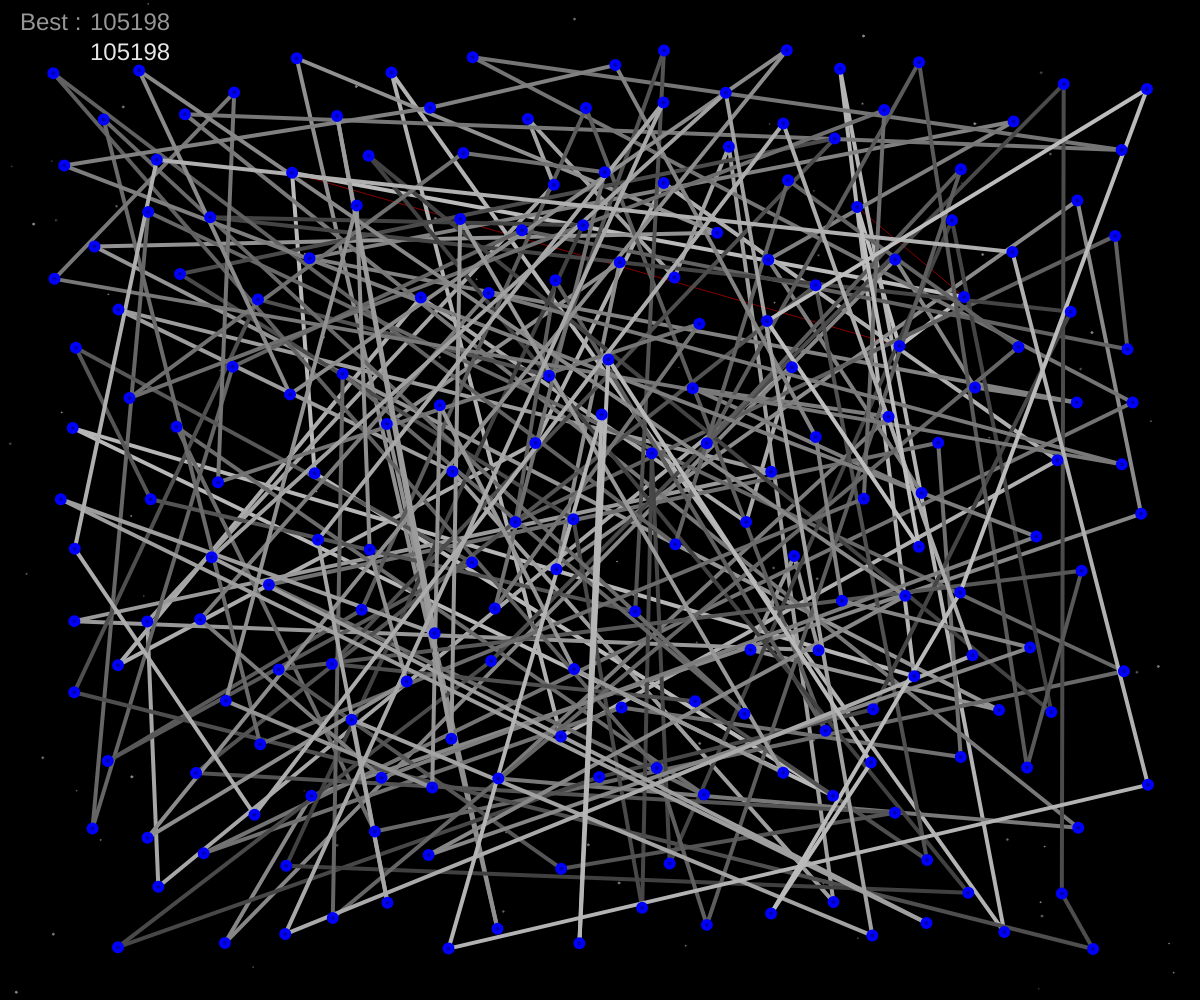
Frame 1 (no input)
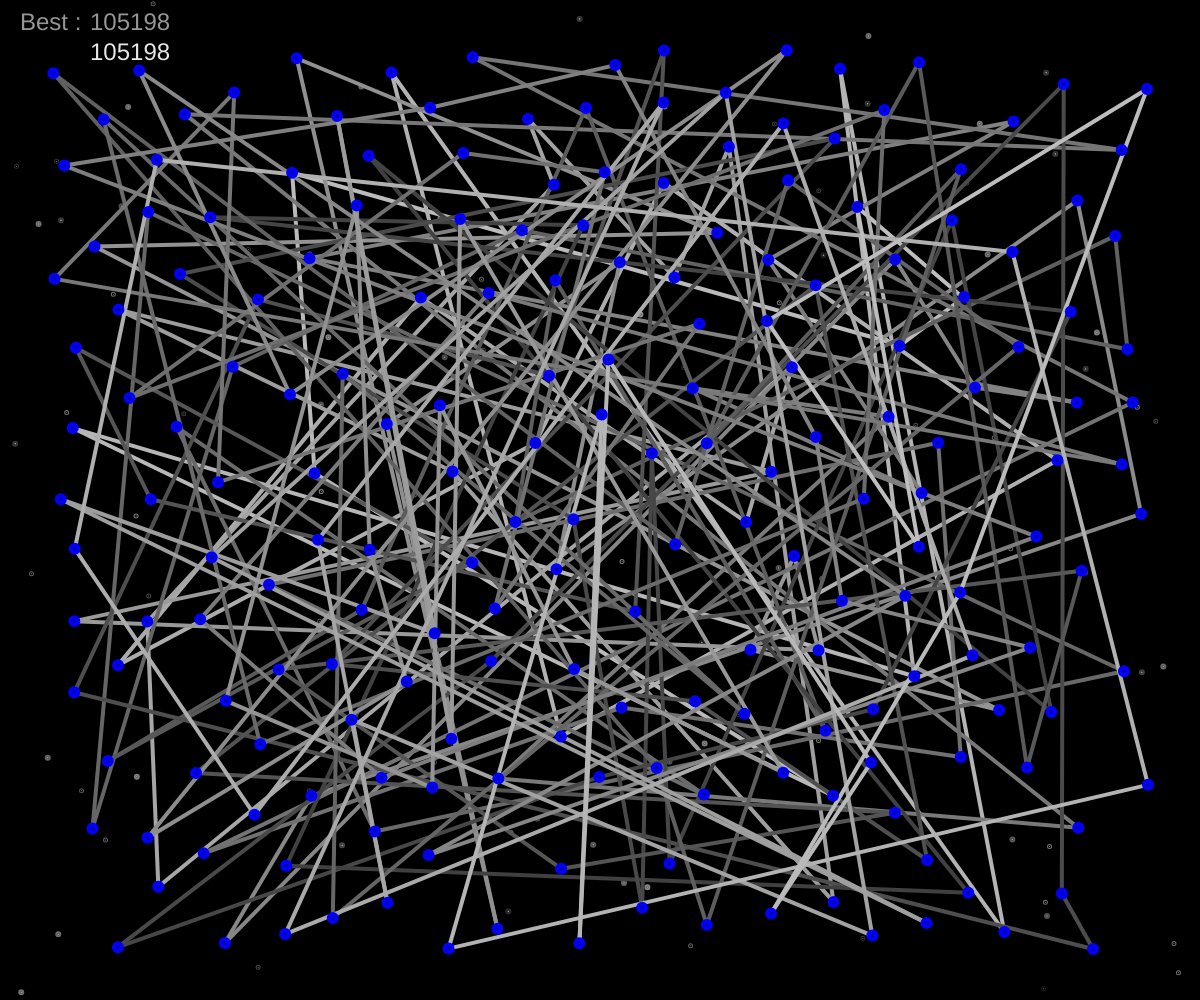
Frame 60 (no input)
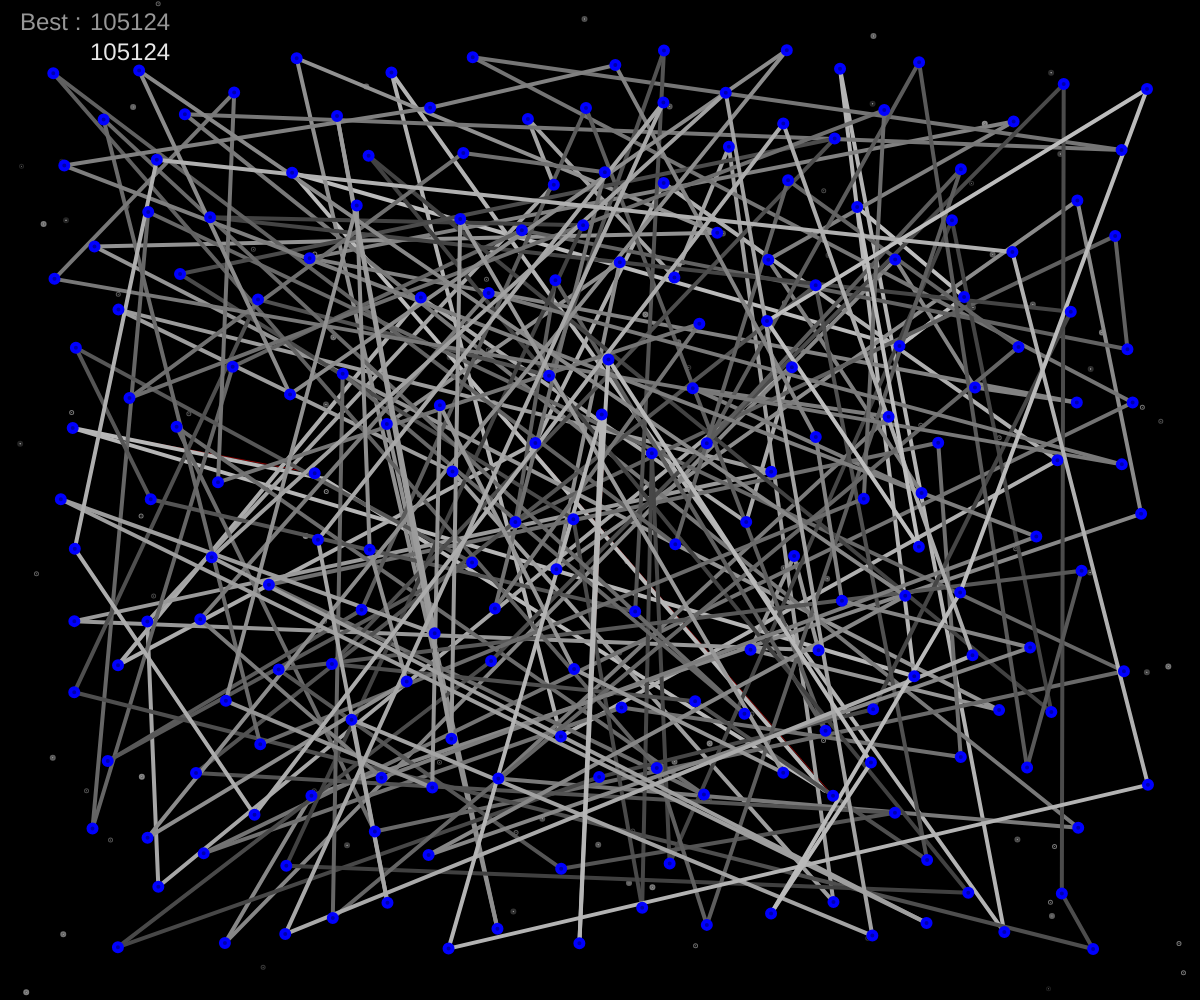
Frame 120 (the mouse pressed at the canvas centre since frame 60)

The p5.js sketch that drew these frames (run headless with seeded random() and noise() and a simulated clock; from frame 60 on, the mouse is pressed at the canvas centre):

// p5.js sketch
// ── sketch.js
var totalCities = 200;
var cityRadius = 10;
var border = 50;


var stars = [];
var cities = [];
var path = [];
var bestPath = [];
var previousPath = [];
var colors = [];
var animation = -1;
var dragValue = -1;
var virtualCity;
var previousVirtualCity;
var deriv = 0;
var deriv2 = 0;

var nodeSelected = -1;
var pathSelected = -1;
var bestDist;

function tooClose(v) {
    let response = false;
    for (let i = 0; i < cities.length; i++) {
        if (dist(v.x, v.y, cities[i].x, cities[i].y) < 5*cityRadius) {
            response = true;
        }
    }

    if ((v.x < border || v.x > width - border) || (v.y < border || v.y > height - border)) {
        response = true;
    }
    return response;
}

function windowResized() {
    resizeCanvas(windowWidth, windowHeight);
  }

function setup() {

    createCanvas(windowWidth, windowHeight);
    textSize(24);

    for (let i = 0; i < totalCities; i++) {
        var v = createVector(random(width), random(height));
        while (tooClose(v)) {
            v = createVector(random(width), random(height));
        }
        cities[i] = v;
        path[i] = i;
        previousPath[i] = i;
        bestPath[i] = i;
        colors[i] = 255/4 + abs(i - totalCities/2) * 255 / totalCities;
    }

    bestDist = currentDist();
    for (let i = 0; i < totalCities; i++) {
        let a = measureDistance(gci(i), gci(i + 1), gci(i + 2), gci(i + 3));
        let b = measureDistance(gci(i), gci(i + 2), gci(i + 1), gci(i + 3));
        if (b < a) {
            swap(gci(i + 1), gci(i + 2));
            break;
        }
    }

    for (let i = 0; i < 100; i++) {
        var v = createVector(random(width), random(height));
        stars[i] = v;
    }
}

function draw() {
    background(0);
    stroke(0);
    fill(230);
    text(floor(currentDist()), 90, 60);
    fill(150);
    text("Best :", 20, 30)
    text(floor(bestDist), 90, 30);

    // draw stars
    for (let i = 0; i < 100; i++) {
        stroke(random(i+20, i+50));
        ellipse((stars[i].x + deriv) % windowWidth, stars[i].y, i % 2 + 1, 1 + i % 2);
    }

    deriv2++;
    if (deriv2 > 10) {
        deriv2=0;
        deriv++;
    }

    // draw best path
    stroke("#880000");
    strokeWeight(1);
    noFill();
    beginShape();
    for (let i = 0; i < totalCities; i++) {
        vertex(cities[bestPath[i]].x, cities[bestPath[i]].y);
    }
    vertex(cities[bestPath[0]].x, cities[bestPath[0]].y);
    endShape();

    // draw current path
    strokeWeight(4);
    noFill();
    beginShape();

    if (animation == -1) {
        vertex(cities[path[0]].x, cities[path[0]].y)
        for (let i = 0; i < totalCities; i++) {
            stroke(colors[i]);
            vertex(cities[path[i]].x, cities[path[i]].y);
            endShape();
            beginShape();
            vertex(cities[path[i]].x, cities[path[i]].y);
            if (pathSelected == i) {
                vertex(mouseX, mouseY);
            }
        }
        vertex(cities[path[0]].x, cities[path[0]].y)
        endShape();
    } else {
        vertex((60 - animation)/60 * cities[previousPath[0]].x + animation/60 * cities[path[0]].x, (60 - animation)/60 * cities[previousPath[0]].y + animation/60 * cities[path[0]].y);
        if (dragValue == 0) {
            vertex((60 - animation)/60 * previousVirtualCity.x + animation/60 * virtualCity.x, (60 - animation)/60 * previousVirtualCity.y + animation/60 * virtualCity.y)
        }
        for (let i = 0; i < totalCities; i++) {
            stroke(colors[i]);
            if (previousPath[i] != path[i]) {
                vertex((60 - animation)/60 * cities[previousPath[i]].x + animation/60 * cities[path[i]].x, (60 - animation)/60 * cities[previousPath[i]].y + animation/60 *cities[path[i]].y)
                endShape();
                beginShape();
                vertex((60 - animation)/60 * cities[previousPath[i]].x + animation/60 * cities[path[i]].x, (60 - animation)/60 * cities[previousPath[i]].y + animation/60 *cities[path[i]].y)
            } else {
                vertex(cities[path[i]].x, cities[path[i]].y);
                endShape();
                beginShape();
                vertex(cities[path[i]].x, cities[path[i]].y);
            }
            if (pathSelected == i) {
                vertex(mouseX, mouseY);
            }

            if (i == dragValue - 1) {
                vertex((60 - animation)/60 * previousVirtualCity.x + animation/60 * virtualCity.x, (60 - animation)/60 * previousVirtualCity.y + animation/60 * virtualCity.y)
            }
        }
        if (dragValue == 0) {
            vertex((60 - animation)/60 * previousVirtualCity.x + animation/60 * virtualCity.x, (60 - animation)/60 * previousVirtualCity.y + animation/60 * virtualCity.y)
        }
        vertex((60 - animation)/60 * cities[previousPath[0]].x + animation/60 * cities[path[0]].x, (60 - animation)/60 * cities[previousPath[0]].y + animation/60 * cities[path[0]].y)
        endShape();
        animation++;
        if (animation == 60) {
            animation = -1;
            dragValue = -1;
            virtualCity = null;
            previousVirtualCity = null;
            updatePreviousPath();
            checkSwap();
        }
    }

    // draw cities
    fill("#0000AA");
    strokeWeight(4);
    stroke("#0000FF")
    for (let i = 0; i < totalCities; i++) {
        if (i == nodeSelected) {
            ellipse(cities[path[i]].x, cities[path[i]].y, 20, 20);
        } else {
            ellipse(cities[path[i]].x, cities[path[i]].y, 8, 8);
        }
    }
}

function updatePreviousPath() {
    for (let i = 0; i < totalCities; i++) {
        previousPath[i] = path[i];
    }
}

function measureDistance(i, j, k, l) {
    return getDistance(i, j) + getDistance(j, k) + getDistance(k, l);
}

function getDistance(i, j) {
    return dist(cities[path[i]].x, cities[path[i]].y, cities[path[j]].x, cities[path[j]].y);
}

// get city index
function gci(i) {
    if (i < totalCities) {
        if (i < 0) {
            return totalCities + i;
        } else {
            return i;
        }
    } else {
        return i - totalCities;
    }
}

function swap(i, j) {
    let tmp = path[i];
    path[i] = path[j];
    path[j] = tmp;
    launchAnim();
    updateBest();
}

function launchAnim() {
    animation = 0;
}

function currentDist() {
    let tmp = 0;
    for (let i = 0; i < totalCities; i++) {
        d = dist(cities[path[i]].x, cities[path[i]].y, cities[path[gci(i + 1)]].x, cities[path[gci(i + 1)]].y);
        tmp += d;
    }
    return tmp;
}

function updateBest() {
    if (currentDist() < bestDist) {
        bestDist = currentDist();
        for (let i = 0; i < totalCities; i++) {
            bestPath[i] = path[i];
        }
    }
    console.log(bestDist);
}

function checkSwap() {
    console.log('just checking');
    for (let i = 0; i < totalCities; i++) {
        let a = measureDistance(gci(i), gci(i + 1), gci(i + 2), gci(i + 3));
        let b = measureDistance(gci(i), gci(i + 2), gci(i + 1), gci(i + 3));
        if (b < a) {
            swap(gci(i + 1), gci(i + 2));
            updateBest();
            break;
        }
    }
}

function vecMag(a) {
    return a.x*a.x + a.y*a.y;
}

function mousePressed() {
    console.log('press');
    if (nodeSelected == -1) {
        let min = dist(mouseX, mouseY, cities[path[0]].x, cities[path[0]].y);
        for (let i = 0; i < totalCities; i++) {
            let tmp = dist(mouseX, mouseY, cities[path[i]].x, cities[path[i]].y);
            if (tmp <= min && tmp < cityRadius) {
                min = tmp;
                nodeSelected = i;
            }
        }
        if (nodeSelected == -1) {
            // check to select a path
            let tmpSelected = 0;
            let max = 0;
            for (let i = 0; i < totalCities; i++) {
                let a = createVector(cities[path[gci(i + 1)]].x - cities[path[i]].x, cities[path[gci(i + 1)]].y - cities[path[i]].y);
                let b = createVector(mouseX - cities[path[i]].x, mouseY - cities[path[i]].y);
                let c = (a.x * b.x + a.y * b.y) / (sqrt(a.x*a.x +a.y*a.y) * sqrt(b.x*b.x +b.y*b.y))
                if (vecMag(b) < vecMag(a)) {
                    if (c > max) {
                        max = c;
                        tmpSelected = i;
                    }
                }
            }
            pathSelected = tmpSelected;
        }
    } else {
        let min = dist(mouseX, mouseY, cities[path[0]].x, cities[path[0]].y);
        let tmpselect;
        for (let i = 0; i < totalCities; i++) {
            let tmp = dist(mouseX, mouseY, cities[path[i]].x, cities[path[i]].y);
            if (tmp <= min && tmp < cityRadius) {
                min = tmp;
                tmpselect = i;
            }
        }
        if (tmpselect != undefined && tmpselect < cities.length) {
            swap(nodeSelected, tmpselect);
            nodeSelected = -1;
        }
    }
}

function keyPressed() {
    for (let i = 0; i < totalCities; i++) {
        path[i] = bestPath[i];
    }
}

function mouseDragged() {
    console.log('drag');
}

function mouseReleased() {
    // check if city is close, connect
    let min = dist(mouseX, mouseY, cities[path[0]].x, cities[path[0]].y);
    let tmpSelected = -1;
    for (let i = 0; i < totalCities; i++) {
        let tmp = dist(mouseX, mouseY, cities[path[i]].x, cities[path[i]].y);
        if (tmp <= min && tmp < cityRadius) {
            min = tmp;
            tmpSelected = i;
        }
    }

    if (pathSelected > -1 && tmpSelected > -1) {
        buff = path[tmpSelected];
        previousVirtualCity = cities[path[tmpSelected]];
        console.log(tmpSelected);
        virtualCity = createVector((cities[path[gci(tmpSelected - 1)]].x + cities[path[gci(tmpSelected + 1)]].x)/2, (cities[path[gci(tmpSelected - 1)]].y + cities[path[gci(tmpSelected + 1)]].y)/2);
        if (tmpSelected < pathSelected) {
            dragValue = tmpSelected;
            path.splice(pathSelected + 1, 0, buff);
            path.splice(tmpSelected, 1);
        } else {
            dragValue = tmpSelected + 1;
            path.splice(tmpSelected, 1);
            path.splice(pathSelected + 1, 0, buff);
        }
        console.log(dragValue);
        updatePreviousPath();
    }

    pathSelected = -1;
    launchAnim();
    updateBest();
}
// ── style.css
* {
    margin: 0;
    padding: 0;
}

html, body {
    margin: 0;
    padding: 0;
    height: 100%;
  }

  body {
    margin: 0;
    display: flex;

    /* This centers our sketch horizontally. */
    justify-content: center;

    /* This centers our sketch vertically. */
    align-items: center;
  }
